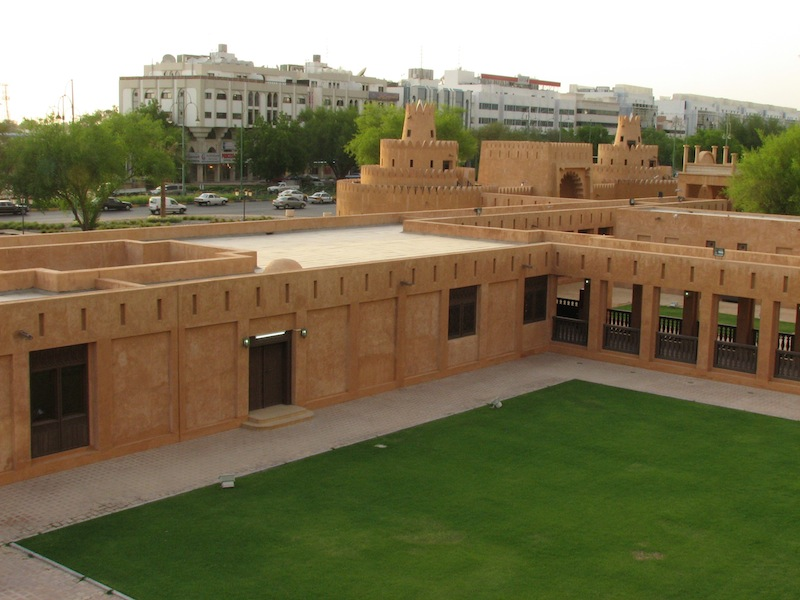
#> input picture input/Image1.jpg, 800 x 600 px
$ python PanoramaConstruction_Implementing.py   (Python 2 division)   (older library calls are emulated)
#> lines starting #> are read from the running program, lines starting #| are printed output that depends on the picture
# coding: utf-8
import cv2, numpy as np
DEBUG = False
## ---------------------------------------------------------------------
## 3.1  Extract SURF keypoints and descriptors from an image. ----------
def extract_features_and_descriptors(image):

  ## Convert image to grayscale (for SURF detector).
  ## TODO:
  keypoints = []
  descriptors = []
  gray= cv2.cvtColor(image,cv2.COLOR_BGR2GRAY)
  # sift = cv2.xfeatures2d.SIFT_create()
  # keypoints, descriptors = sift.detectAndCompute(image,None)

  surf = cv2.SURF(400)
  keypoints, descriptors = surf.detectAndCompute(image,None)
  ## Detect SURF features and compute descriptors.
  ## TODO

  return (keypoints, descriptors)

## --------------------------------------------------------------------
# [4 lines left out: function detect_features, not called in this run]

def extract_descriptors(grey_image, keypoints):
  surf = cv2.DescriptorExtractor_create("SURF")
  return surf.compute(grey_image, keypoints)[1]


## --------------------------------------------------------------------
## 3.2 Find corresponding features between the images. ----------------
# [252 lines left out: functions find_correspondences, calculate_size, merge_images, place_image, match_flann, draw_correspondences and 1 more, not called in this run]

if __name__ == "__main__":

  ## Load images.
  image1 = cv2.imread("input/Image1.jpg")
#> image1 is the input picture: shape (600, 800, 3); mean B, G, R 84.9, 115.8, 123.6
  image2 = cv2.imread("input/Image2.jpg")
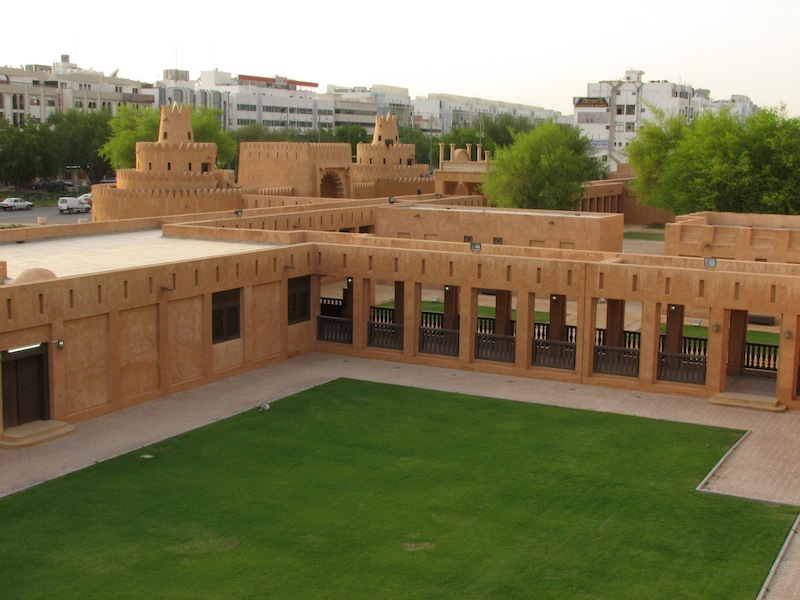
#> input picture input/Image2.jpg, 800 x 600 px
#> image2 is the input picture: shape (600, 800, 3); mean B, G, R 85.3, 119.4, 126.2

  ## Detect features and compute descriptors.
  keypoints1, descriptors1 = extract_features_and_descriptors(image1)
#> in extract_features_and_descriptors, `gray= cv2.cvtColor(image,cv2.COLOR_BGR2GRAY)`:
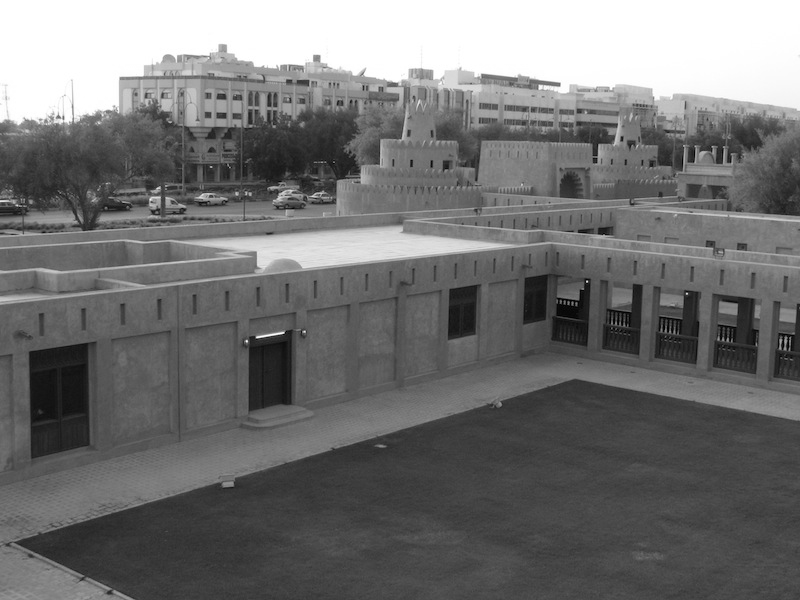
#> gray: shape (600, 800); min 1, max 255, mean 114.6
#> (the run stopped early here; a loop or call above may not have finished)
